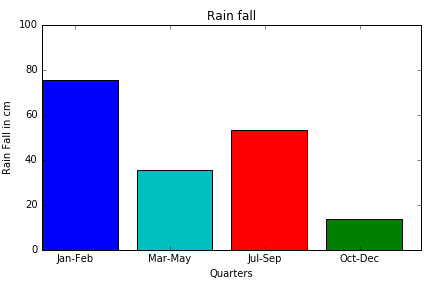
#> input picture Bar_n_Pie_Charts/barfigs/abar2.00.png, 432 x 288 px
$ python resize_im_args.py --dataset barfigs
#> lines starting #> are read from the running program, lines starting #| are printed output that depends on the picture
# -*- coding: utf-8 -*-
"""
Created on Wed Nov  2 11:36:22 2016

@author: shravankumar
"""

# -*- coding: utf-8 -*-
"""
Created on Wed Nov  2 11:07:46 2016

@author: shravankumar
"""
from imutils import paths
import argparse
import cv2


def imresize(image, size=(512, 512)):
        # resize the image to a fixed size, then flatten the image into
        # a list of raw pixel intensities
        return cv2.resize(image, size)

# construct the argument parse and parse the arguments
ap = argparse.ArgumentParser()
ap.add_argument("-d", "--dataset", required=True,
        help="path to input dataset")
args = vars(ap.parse_args())

# grab the list of images that we'll be describing
print("[INFO] describing images...")
imagePaths = list(paths.list_images(args["dataset"]))
#imagePaths = glob.glob("barfigs/*.png")
# initialize the data matrix and labels list
data = []

# loop over the input images
for (i, imagePath) in enumerate(imagePaths):
        # load the image and extract the class label (assuming that our
        # path as the format: /path/to/dataset/{class}.{image_num}.jpg
        print("[INFO] Read the image:\n {}{}".format(i,imagePath))
        image = cv2.imread(imagePath)
#> image is the input picture: shape (288, 432, 3); mean B, G, R 222.8, 199.1, 206.1
        # construct a feature vector raw pixel intensities, then update
        # the data matrix and labels list
        imgrsz = imresize(image)
#> in imresize, `return cv2.resize(image, size)`:
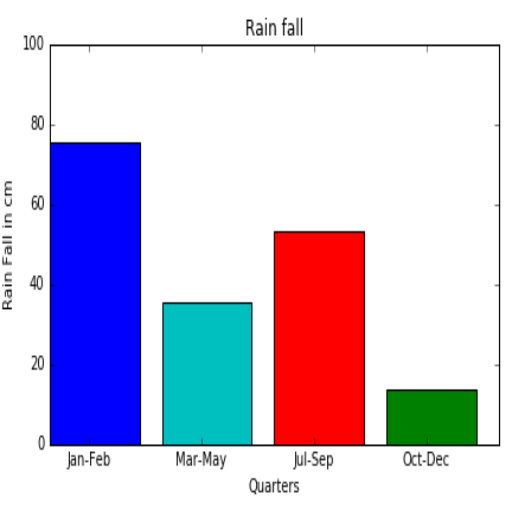
#> returned value: shape (512, 512, 3); mean of channels 0, 1, 2 222.7, 199.1, 206.1; drawn as B, G, R
        cv2.imwrite(imagePath,imgrsz)
        print("[INFO] Resized and Write into:\n {}{}".format(i,imagePath))
        print("[][][][][][][][][][][][][][][][][][][]")
#> pass 2 of the loop `for (i, imagePath) in enumerate(imagePaths):`:
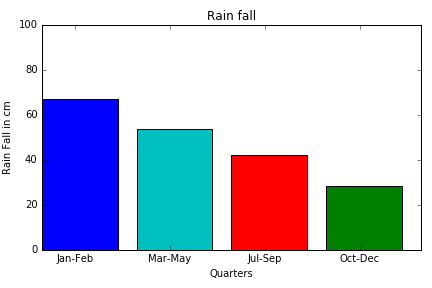
#> input picture Bar_n_Pie_Charts/barfigs/gbar1.00.png, 432 x 288 px
#> image is the input picture: shape (288, 432, 3); mean B, G, R 219.8, 201.6, 197.6
#> in imresize (call 2), `return cv2.resize(image, size)`:
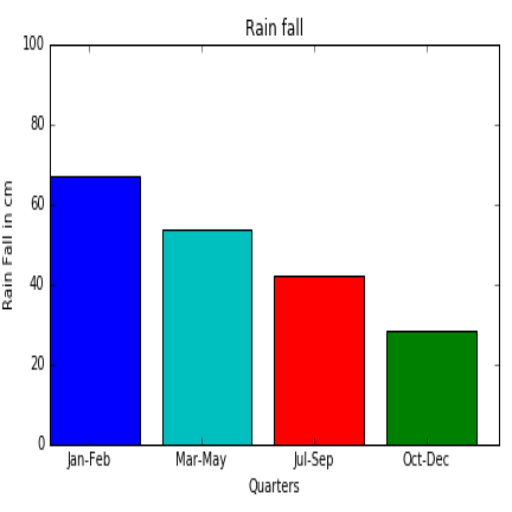
#> returned value: shape (512, 512, 3); mean of channels 0, 1, 2 219.8, 201.6, 197.5; drawn as B, G, R

print("[INFO] DONE")
